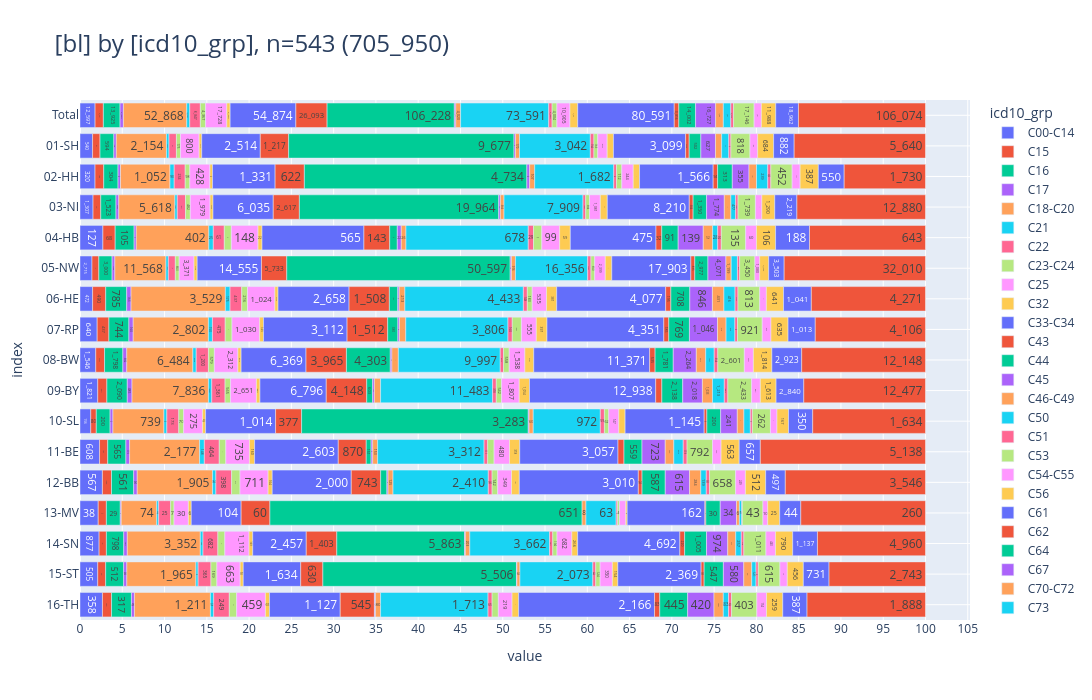

Notebook code for this chart:
### Markdown cell above
### <a id='toc1_5_2_'></a>[Diagnosegruppen](#toc0_)
- **Filter: DJ = 2024, C44 und D-Diagnosen sind eingeschlossen**

> 💡 `ZfKD`: _"Die Anteile für D-Diagnosen sind in etwa vergleichbar, die für C44 unterscheiden sich recht deutlich"_

### Code cell
_alias = "z_icd10_3d"
_df = (
    show_freqs(alias=_alias, incl_c44_and_d=True)
    .merge(dim_icd10_3d.to_df().set_index('code'), left_on=_alias, right_index=True, how="left")
    [["kkr", "code_kid", "cnt"]]
    .rename(columns={"kkr": "bl", "code_kid": "icd10_grp"})
)
_=pls.plot_stacked_bars(
    _df,
    orientation="h",
    normalize=False,
    relative=True,
    dropna=False,
    sort_values_index=False,
    show_total=True,
    height=700,
)

### Figure 1 — Plotly figure (JSON) as saved in the notebook; plotly's stock layout.template omitted (floating-point values rounded to 4 significant figures)
{"data": [{"hovertemplate": "col=C00-C14<br>value=%{x}<br>index=%{y}<br>cnt_str=%{text}<extra></extra>", "legendgroup": "C00-C14", "marker": {"color": "#636EFA", "pattern": {"shape": ""}}, "name": "C00-C14", "orientation": "h", "showlegend": true, "text": ["12_597", "540", "320", "1_307", "127", "2_715", "472", "640", "1_546", "1_821", "156", "608", "567", "38", "877", "505", "358"], "textposition": "auto", "type": "bar", "x": [12597, 540, 320, 1307, 127, 2715, 472, 640, 1546, 1821, 156, 608, 567, 38, 877, 505, 358], "xaxis": "x", "y": [" Total", "01-SH", "02-HH", "03-NI", "04-HB", "05-NW", "06-HE", "07-RP", "08-BW", "09-BY", "10-SL", "11-BE", "12-BB", "13-MV", "14-SN", "15-ST", "16-TH"], "yaxis": "y"}, {"hovertemplate": "col=C15<br>value=%{x}<br>index=%{y}<br>cnt_str=%{text}<extra></extra>", "legendgroup": "C15", "marker": {"color": "#EF553B", "pattern": {"shape": ""}}, "name": "C15", "orientation": "h", "showlegend": true, "text": ["6_915", "320", "185", "774", "68", "1_554", "490", "437", "863", "937", "80", "255", "230", "17", "335", "225", "145"], "textposition": "auto", "type": "bar", "x": [6915, 320, 185, 774, 68, 1554, 490, 437, 863, 937, 80, 255, 230, 17, 335, 225, 145], "xaxis": "x", "y": [" Total", "01-SH", "02-HH", "03-NI", "04-HB", "05-NW", "06-HE", "07-RP", "08-BW", "09-BY", "10-SL", "11-BE", "12-BB", "13-MV", "14-SN", "15-ST", "16-TH"], "yaxis": "y"}, {"hovertemplate": "col=C16<br>value=%{x}<br>index=%{y}<br>cnt_str=%{text}<extra></extra>", "legendgroup": "C16", "marker": {"color": "#00CC96", "pattern": {"shape": ""}}, "name": "C16", "orientation": "h", "showlegend": true, "text": ["13_925", "594", "304", "1_523", "105", "3_000", "785", "744", "1_798", "2_090", "200", "565", "561", "29", "798", "512", "317"], "textposition": "auto", "type": "bar", "x": [13925, 594, 304, 1523, 105, 3000, 785, 744, 1798, 2090, 200, 565, 561, 29, 798, 512, 317], "xaxis": "x", "y": [" Total", "01-SH", "02-HH", "03-NI", "04-HB", "05-NW", "06-HE", "07-RP", "08-BW", "09-BY", "10-SL", "11-BE", "12-BB", "13-MV", "14-SN", "15-ST", "16-TH"], "yaxis": "y"}, {"hovertemplate": "col=C17<br>value=%{x}<br>index=%{y}<br>cnt_str=%{text}<extra></extra>", "legendgroup": "C17", "marker": {"color": "#AB63FA", "pattern": {"shape": ""}}, "name": "C17", "orientation": "h", "showlegend": true, "text": ["2_820", "105", "53", "284", "12", "628", "163", "160", "382", "485", "41", "115", "90", "2", "162", "90", "48"], "textposition": "auto", "type": "bar", "x": [2820, 105, 53, 284, 12, 628, 163, 160, 382, 485, 41, 115, 90, 2, 162, 90, 48], "xaxis": "x", "y": [" Total", "01-SH", "02-HH", "03-NI", "04-HB", "05-NW", "06-HE", "07-RP", "08-BW", "09-BY", "10-SL", "11-BE", "12-BB", "13-MV", "14-SN", "15-ST", "16-TH"], "yaxis": "y"}, {"hovertemplate": "col=C18-C20<br>value=%{x}<br>index=%{y}<br>cnt_str=%{text}<extra></extra>", "legendgroup": "C18-C20", "marker": {"color": "#FFA15A", "pattern": {"shape": ""}}, "name": "C18-C20", "orientation": "h", "showlegend": true, "text": ["52_868", "2_154", "1_052", "5_618", "402", "11_568", "3_529", "2_802", "6_484", "7_836", "739", "2_177", "1_905", "74", "3_352", "1_965", "1_211"], "textposition": "auto", "type": "bar", "x": [52868, 2154, 1052, 5618, 402, 11568, 3529, 2802, 6484, 7836, 739, 2177, 1905, 74, 3352, 1965, 1211], "xaxis": "x", "y": [" Total", "01-SH", "02-HH", "03-NI", "04-HB", "05-NW", "06-HE", "07-RP", "08-BW", "09-BY", "10-SL", "11-BE", "12-BB", "13-MV", "14-SN", "15-ST", "16-TH"], "yaxis": "y"}, {"hovertemplate": "col=C21<br>value=%{x}<br>index=%{y}<br>cnt_str=%{text}<extra></extra>", "legendgroup": "C21", "marker": {"color": "#19D3F3", "pattern": {"shape": ""}}, "name": "C21", "orientation": "h", "showlegend": true, "text": ["2_521", "109", "90", "239", "25", "547", "175", "150", "330", "340", "42", "148", "84", "4", "124", "62", "52"], "textposition": "auto", "type": "bar", "x": [2521, 109, 90, 239, 25, 547, 175, 150, 330, 340, 42, 148, 84, 4, 124, 62, 52], "xaxis": "x", "y": [" Total", "01-SH", "02-HH", "03-NI", "04-HB", "05-NW", "06-HE", "07-RP", "08-BW", "09-BY", "10-SL", "11-BE", "12-BB", "13-MV", "14-SN", "15-ST", "16-TH"], "yaxis": "y"}, {"hovertemplate": "col=C22<br>value=%{x}<br>index=%{y}<br>cnt_str=%{text}<extra></extra>", "legendgroup": "C22", "marker": {"color": "#FF6692", "pattern": {"shape": ""}}, "name": "C22", "orientation": "h", "showlegend": true, "text": ["8_847", "319", "234", "823", "61", "1_581", "437", "475", "1_200", "1_361", "173", "464", "398", "25", "682", "365", "249"], "textposition": "auto", "type": "bar", "x": [8847, 319, 234, 823, 61, 1581, 437, 475, 1200, 1361, 173, 464, 398, 25, 682, 365, 249], "xaxis": "x", "y": [" Total", "01-SH", "02-HH", "03-NI", "04-HB", "05-NW", "06-HE", "07-RP", "08-BW", "09-BY", "10-SL", "11-BE", "12-BB", "13-MV", "14-SN", "15-ST", "16-TH"], "yaxis": "y"}, {"hovertemplate": "col=C23-C24<br>value=%{x}<br>index=%{y}<br>cnt_str=%{text}<extra></extra>", "legendgroup": "C23-C24", "marker": {"color": "#B6E880", "pattern": {"shape": ""}}, "name": "C23-C24", "orientation": "h", "showlegend": true, "text": ["4_367", "175", "98", "482", "39", "863", "216", "252", "579", "565", "70", "204", "212", "7", "319", "169", "117"], "textposition": "auto", "type": "bar", "x": [4367, 175, 98, 482, 39, 863, 216, 252, 579, 565, 70, 204, 212, 7, 319, 169, 117], "xaxis": "x", "y": [" Total", "01-SH", "02-HH", "03-NI", "04-HB", "05-NW", "06-HE", "07-RP", "08-BW", "09-BY", "10-SL", "11-BE", "12-BB", "13-MV", "14-SN", "15-ST", "16-TH"], "yaxis": "y"}, {"hovertemplate": "col=C25<br>value=%{x}<br>index=%{y}<br>cnt_str=%{text}<extra></extra>", "legendgroup": "C25", "marker": {"color": "#FF97FF", "pattern": {"shape": ""}}, "name": "C25", "orientation": "h", "showlegend": true, "text": ["17_728", "800", "428", "1_979", "148", "3_371", "1_024", "1_030", "2_312", "2_651", "275", "735", "711", "30", "1_112", "663", "459"], "textposition": "auto", "type": "bar", "x": [17728, 800, 428, 1979, 148, 3371, 1024, 1030, 2312, 2651, 275, 735, 711, 30, 1112, 663, 459], "xaxis": "x", "y": [" Total", "01-SH", "02-HH", "03-NI", "04-HB", "05-NW", "06-HE", "07-RP", "08-BW", "09-BY", "10-SL", "11-BE", "12-BB", "13-MV", "14-SN", "15-ST", "16-TH"], "yaxis": "y"}, {"hovertemplate": "col=C32<br>value=%{x}<br>index=%{y}<br>cnt_str=%{text}<extra></extra>", "legendgroup": "C32", "marker": {"color": "#FECB52", "pattern": {"shape": ""}}, "name": "C32", "orientation": "h", "showlegend": true, "text": ["2_770", "112", "56", "294", "22", "714", "118", "145", "313", "362", "43", "160", "104", "6", "169", "87", "65"], "textposition": "auto", "type": "bar", "x": [2770, 112, 56, 294, 22, 714, 118, 145, 313, 362, 43, 160, 104, 6, 169, 87, 65], "xaxis": "x", "y": [" Total", "01-SH", "02-HH", "03-NI", "04-HB", "05-NW", "06-HE", "07-RP", "08-BW", "09-BY", "10-SL", "11-BE", "12-BB", "13-MV", "14-SN", "15-ST", "16-TH"], "yaxis": "y"}, {"hovertemplate": "col=C33-C34<br>value=%{x}<br>index=%{y}<br>cnt_str=%{text}<extra></extra>", "legendgroup": "C33-C34", "marker": {"color": "#636EFA", "pattern": {"shape": ""}}, "name": "C33-C34", "orientation": "h", "showlegend": true, "text": ["54_874", "2_514", "1_331", "6_035", "565", "14_555", "2_658", "3_112", "6_369", "6_796", "1_014", "2_603", "2_000", "104", "2_457", "1_634", "1_127"], "textposition": "auto", "type": "bar", "x": [54874, 2514, 1331, 6035, 565, 14555, 2658, 3112, 6369, 6796, 1014, 2603, 2000, 104, 2457, 1634, 1127], "xaxis": "x", "y": [" Total", "01-SH", "02-HH", "03-NI", "04-HB", "05-NW", "06-HE", "07-RP", "08-BW", "09-BY", "10-SL", "11-BE", "12-BB", "13-MV", "14-SN", "15-ST", "16-TH"], "yaxis": "y"}, {"hovertemplate": "col=C43<br>value=%{x}<br>index=%{y}<br>cnt_str=%{text}<extra></extra>", "legendgroup": "C43", "marker": {"color": "#EF553B", "pattern": {"shape": ""}}, "name": "C43", "orientation": "h", "showlegend": true, "text": ["26_093", "1_217", "622", "2_617", "143", "5_733", "1_508", "1_512", "3_965", "4_148", "377", "870", "743", "60", "1_403", "630", "545"], "textposition": "auto", "type": "bar", "x": [26093, 1217, 622, 2617, 143, 5733, 1508, 1512, 3965, 4148, 377, 870, 743, 60, 1403, 630, 545], "xaxis": "x", "y": [" Total", "01-SH", "02-HH", "03-NI", "04-HB", "05-NW", "06-HE", "07-RP", "08-BW", "09-BY", "10-SL", "11-BE", "12-BB", "13-MV", "14-SN", "15-ST", "16-TH"], "yaxis": "y"}, {"hovertemplate": "col=C44<br>value=%{x}<br>index=%{y}<br>cnt_str=%{text}<extra></extra>", "legendgroup": "C44", "marker": {"color": "#00CC96", "pattern": {"shape": ""}}, "name": "C44", "orientation": "h", "showlegend": true, "text": ["106_228", "9_677", "4_734", "19_964", "42", "50_597", "314", "380", "4_303", "603", "3_283", "151", "158", "651", "5_863", "5_506", "2"], "textposition": "auto", "type": "bar", "x": [106228, 9677, 4734, 19964, 42, 50597, 314, 380, 4303, 603, 3283, 151, 158, 651, 5863, 5506, 2], "xaxis": "x", "y": [" Total", "01-SH", "02-HH", "03-NI", "04-HB", "05-NW", "06-HE", "07-RP", "08-BW", "09-BY", "10-SL", "11-BE", "12-BB", "13-MV", "14-SN", "15-ST", "16-TH"], "yaxis": "y"}, {"hovertemplate": "col=C45<br>value=%{x}<br>index=%{y}<br>cnt_str=%{text}<extra></extra>", "legendgroup": "C45", "marker": {"color": "#AB63FA", "pattern": {"shape": ""}}, "name": "C45", "orientation": "h", "showlegend": true, "text": ["1_210", "67", "59", "169", "22", "282", "53", "58", "156", "182", "12", "50", "30", "40", "14", "16"], "textposition": "auto", "type": "bar", "x": [1210, 67, 59, 169, 22, 282, 53, 58, 156, 182, 12, 50, 30, 40, 14, 16], "xaxis": "x", "y": [" Total", "01-SH", "02-HH", "03-NI", "04-HB", "05-NW", "06-HE", "07-RP", "08-BW", "09-BY", "10-SL", "11-BE", "12-BB", "14-SN", "15-ST", "16-TH"], "yaxis": "y"}, {"hovertemplate": "col=C46-C49<br>value=%{x}<br>index=%{y}<br>cnt_str=%{text}<extra></extra>", "legendgroup": "C46-C49", "marker": {"color": "#FFA15A", "pattern": {"shape": ""}}, "name": "C46-C49", "orientation": "h", "showlegend": true, "text": ["4_020", "170", "107", "366", "26", "916", "213", "236", "636", "637", "60", "153", "125", "8", "203", "84", "80"], "textposition": "auto", "type": "bar", "x": [4020, 170, 107, 366, 26, 916, 213, 236, 636, 637, 60, 153, 125, 8, 203, 84, 80], "xaxis": "x", "y": [" Total", "01-SH", "02-HH", "03-NI", "04-HB", "05-NW", "06-HE", "07-RP", "08-BW", "09-BY", "10-SL", "11-BE", "12-BB", "13-MV", "14-SN", "15-ST", "16-TH"], "yaxis": "y"}, {"hovertemplate": "col=C50<br>value=%{x}<br>index=%{y}<br>cnt_str=%{text}<extra></extra>", "legendgroup": "C50", "marker": {"color": "#19D3F3", "pattern": {"shape": ""}}, "name": "C50", "orientation": "h", "showlegend": true, "text": ["73_591", "3_042", "1_682", "7_909", "678", "16_356", "4_433", "3_806", "9_997", "11_483", "972", "3_312", "2_410", "63", "3_662", "2_073", "1_713"], "textposition": "auto", "type": "bar", "x": [73591, 3042, 1682, 7909, 678, 16356, 4433, 3806, 9997, 11483, 972, 3312, 2410, 63, 3662, 2073, 1713], "xaxis": "x", "y": [" Total", "01-SH", "02-HH", "03-NI", "04-HB", "05-NW", "06-HE", "07-RP", "08-BW", "09-BY", "10-SL", "11-BE", "12-BB", "13-MV", "14-SN", "15-ST", "16-TH"], "yaxis": "y"}, {"hovertemplate": "col=C51<br>value=%{x}<br>index=%{y}<br>cnt_str=%{text}<extra></extra>", "legendgroup": "C51", "marker": {"color": "#FF6692", "pattern": {"shape": ""}}, "name": "C51", "orientation": "h", "showlegend": true, "text": ["2_826", "154", "59", "272", "29", "741", "148", "160", "321", "378", "59", "111", "96", "3", "147", "83", "65"], "textposition": "auto", "type": "bar", "x": [2826, 154, 59, 272, 29, 741, 148, 160, 321, 378, 59, 111, 96, 3, 147, 83, 65], "xaxis": "x", "y": [" Total", "01-SH", "02-HH", "03-NI", "04-HB", "05-NW", "06-HE", "07-RP", "08-BW", "09-BY", "10-SL", "11-BE", "12-BB", "13-MV", "14-SN", "15-ST", "16-TH"], "yaxis": "y"}, {"hovertemplate": "col=C53<br>value=%{x}<br>index=%{y}<br>cnt_str=%{text}<extra></extra>", "legendgroup": "C53", "marker": {"color": "#B6E880", "pattern": {"shape": ""}}, "name": "C53", "orientation": "h", "showlegend": true, "text": ["4_004", "163", "112", "384", "46", "850", "183", "341", "558", "542", "62", "200", "142", "4", "194", "124", "99"], "textposition": "auto", "type": "bar", "x": [4004, 163, 112, 384, 46, 850, 183, 341, 558, 542, 62, 200, 142, 4, 194, 124, 99], "xaxis": "x", "y": [" Total", "01-SH", "02-HH", "03-NI", "04-HB", "05-NW", "06-HE", "07-RP", "08-BW", "09-BY", "10-SL", "11-BE", "12-BB", "13-MV", "14-SN", "15-ST", "16-TH"], "yaxis": "y"}, {"hovertemplate": "col=C54-C55<br>value=%{x}<br>index=%{y}<br>cnt_str=%{text}<extra></extra>", "legendgroup": "C54-C55", "marker": {"color": "#FF97FF", "pattern": {"shape": ""}}, "name": "C54-C55", "orientation": "h", "showlegend": true, "text": ["10_905", "407", "244", "1_081", "99", "2_399", "535", "555", "1_538", "1_807", "147", "480", "349", "13", "682", "350", "219"], "textposition": "auto", "type": "bar", "x": [10905, 407, 244, 1081, 99, 2399, 535, 555, 1538, 1807, 147, 480, 349, 13, 682, 350, 219], "xaxis": "x", "y": [" Total", "01-SH", "02-HH", "03-NI", "04-HB", "05-NW", "06-HE", "07-RP", "08-BW", "09-BY", "10-SL", "11-BE", "12-BB", "13-MV", "14-SN", "15-ST", "16-TH"], "yaxis": "y"}, {"hovertemplate": "col=C56<br>value=%{x}<br>index=%{y}<br>cnt_str=%{text}<extra></extra>", "legendgroup": "C56", "marker": {"color": "#FECB52", "pattern": {"shape": ""}}, "name": "C56", "orientation": "h", "showlegend": true, "text": ["6_470", "268", "134", "700", "59", "1_472", "381", "397", "870", "1_054", "91", "318", "198", "3", "266", "154", "105"], "textposition": "auto", "type": "bar", "x": [6470, 268, 134, 700, 59, 1472, 381, 397, 870, 1054, 91, 318, 198, 3, 266, 154, 105], "xaxis": "x", "y": [" Total", "01-SH", "02-HH", "03-NI", "04-HB", "05-NW", "06-HE", "07-RP", "08-BW", "09-BY", "10-SL", "11-BE", "12-BB", "13-MV", "14-SN", "15-ST", "16-TH"], "yaxis": "y"}, {"hovertemplate": "col=C61<br>value=%{x}<br>index=%{y}<br>cnt_str=%{text}<extra></extra>", "legendgroup": "C61", "marker": {"color": "#636EFA", "pattern": {"shape": ""}}, "name": "C61", "orientation": "h", "showlegend": true, "text": ["80_591", "3_099", "1_566", "8_210", "475", "17_903", "4_077", "4_351", "11_371", "12_938", "1_145", "3_057", "3_010", "162", "4_692", "2_369", "2_166"], "textposition": "auto", "type": "bar", "x": [80591, 3099, 1566, 8210, 475, 17903, 4077, 4351, 11371, 12938, 1145, 3057, 3010, 162, 4692, 2369, 2166], "xaxis": "x", "y": [" Total", "01-SH", "02-HH", "03-NI", "04-HB", "05-NW", "06-HE", "07-RP", "08-BW", "09-BY", "10-SL", "11-BE", "12-BB", "13-MV", "14-SN", "15-ST", "16-TH"], "yaxis": "y"}, {"hovertemplate": "col=C62<br>value=%{x}<br>index=%{y}<br>cnt_str=%{text}<extra></extra>", "legendgroup": "C62", "marker": {"color": "#EF553B", "pattern": {"shape": ""}}, "name": "C62", "orientation": "h", "showlegend": true, "text": ["3_816", "153", "94", "384", "32", "895", "195", "185", "535", "632", "39", "187", "94", "2", "220", "86", "83"], "textposition": "auto", "type": "bar", "x": [3816, 153, 94, 384, 32, 895, 195, 185, 535, 632, 39, 187, 94, 2, 220, 86, 83], "xaxis": "x", "y": [" Total", "01-SH", "02-HH", "03-NI", "04-HB", "05-NW", "06-HE", "07-RP", "08-BW", "09-BY", "10-SL", "11-BE", "12-BB", "13-MV", "14-SN", "15-ST", "16-TH"], "yaxis": "y"}, {"hovertemplate": "col=C64<br>value=%{x}<br>index=%{y}<br>cnt_str=%{text}<extra></extra>", "legendgroup": "C64", "marker": {"color": "#00CC96", "pattern": {"shape": ""}}, "name": "C64", "orientation": "h", "showlegend": true, "text": ["14_002", "502", "313", "1_350", "91", "2_977", "708", "769", "1_781", "2_138", "200", "559", "587", "30", "1_005", "547", "445"], "textposition": "auto", "type": "bar", "x": [14002, 502, 313, 1350, 91, 2977, 708, 769, 1781, 2138, 200, 559, 587, 30, 1005, 547, 445], "xaxis": "x", "y": [" Total", "01-SH", "02-HH", "03-NI", "04-HB", "05-NW", "06-HE", "07-RP", "08-BW", "09-BY", "10-SL", "11-BE", "12-BB", "13-MV", "14-SN", "15-ST", "16-TH"], "yaxis": "y"}, {"hovertemplate": "col=C67<br>value=%{x}<br>index=%{y}<br>cnt_str=%{text}<extra></extra>", "legendgroup": "C67", "marker": {"color": "#AB63FA", "pattern": {"shape": ""}}, "name": "C67", "orientation": "h", "showlegend": true, "text": ["16_727", "627", "355", "1_774", "139", "4_071", "846", "1_046", "2_264", "2_018", "241", "723", "615", "34", "974", "580", "420"], "textposition": "auto", "type": "bar", "x": [16727, 627, 355, 1774, 139, 4071, 846, 1046, 2264, 2018, 241, 723, 615, 34, 974, 580, 420], "xaxis": "x", "y": [" Total", "01-SH", "02-HH", "03-NI", "04-HB", "05-NW", "06-HE", "07-RP", "08-BW", "09-BY", "10-SL", "11-BE", "12-BB", "13-MV", "14-SN", "15-ST", "16-TH"], "yaxis": "y"}, {"hovertemplate": "col=C70-C72<br>value=%{x}<br>index=%{y}<br>cnt_str=%{text}<extra></extra>", "legendgroup": "C70-C72", "marker": {"color": "#FFA15A", "pattern": {"shape": ""}}, "name": "C70-C72", "orientation": "h", "showlegend": true, "text": ["6_433", "266", "160", "658", "52", "1_199", "431", "319", "921", "1_033", "96", "267", "284", "6", "366", "227", "148"], "textposition": "auto", "type": "bar", "x": [6433, 266, 160, 658, 52, 1199, 431, 319, 921, 1033, 96, 267, 284, 6, 366, 227, 148], "xaxis": "x", "y": [" Total", "01-SH", "02-HH", "03-NI", "04-HB", "05-NW", "06-HE", "07-RP", "08-BW", "09-BY", "10-SL", "11-BE", "12-BB", "13-MV", "14-SN", "15-ST", "16-TH"], "yaxis": "y"}, {"hovertemplate": "col=C73<br>value=%{x}<br>index=%{y}<br>cnt_str=%{text}<extra></extra>", "legendgroup": "C73", "marker": {"color": "#19D3F3", "pattern": {"shape": ""}}, "name": "C73", "orientation": "h", "showlegend": true, "text": ["6_240", "306", "239", "477", "28", "1_407", "416", "329", "834", "1_213", "93", "293", "139", "5", "257", "121", "83"], "textposition": "auto", "type": "bar", "x": [6240, 306, 239, 477, 28, 1407, 416, 329, 834, 1213, 93, 293, 139, 5, 257, 121, 83], "xaxis": "x", "y": [" Total", "01-SH", "02-HH", "03-NI", "04-HB", "05-NW", "06-HE", "07-RP", "08-BW", "09-BY", "10-SL", "11-BE", "12-BB", "13-MV", "14-SN", "15-ST", "16-TH"], "yaxis": "y"}, {"hovertemplate": "col=C81<br>value=%{x}<br>index=%{y}<br>cnt_str=%{text}<extra></extra>", "legendgroup": "C81", "marker": {"color": "#FF6692", "pattern": {"shape": ""}}, "name": "C81", "orientation": "h", "showlegend": true, "text": ["2_310", "91", "66", "242", "20", "504", "109", "96", "354", "364", "29", "119", "83", "1", "118", "65", "49"], "textposition": "auto", "type": "bar", "x": [2310, 91, 66, 242, 20, 504, 109, 96, 354, 364, 29, 119, 83, 1, 118, 65, 49], "xaxis": "x", "y": [" Total", "01-SH", "02-HH", "03-NI", "04-HB", "05-NW", "06-HE", "07-RP", "08-BW", "09-BY", "10-SL", "11-BE", "12-BB", "13-MV", "14-SN", "15-ST", "16-TH"], "yaxis": "y"}, {"hovertemplate": "col=C82-C88<br>value=%{x}<br>index=%{y}<br>cnt_str=%{text}<extra></extra>", "legendgroup": "C82-C88", "marker": {"color": "#B6E880", "pattern": {"shape": ""}}, "name": "C82-C88", "orientation": "h", "showlegend": true, "text": ["17_146", "818", "452", "1_739", "135", "3_450", "813", "921", "2_601", "2_433", "262", "792", "658", "43", "1_011", "615", "403"], "textposition": "auto", "type": "bar", "x": [17146, 818, 452, 1739, 135, 3450, 813, 921, 2601, 2433, 262, 792, 658, 43, 1011, 615, 403], "xaxis": "x", "y": [" Total", "01-SH", "02-HH", "03-NI", "04-HB", "05-NW", "06-HE", "07-RP", "08-BW", "09-BY", "10-SL", "11-BE", "12-BB", "13-MV", "14-SN", "15-ST", "16-TH"], "yaxis": "y"}, {"hovertemplate": "col=C90<br>value=%{x}<br>index=%{y}<br>cnt_str=%{text}<extra></extra>", "legendgroup": "C90", "marker": {"color": "#FF97FF", "pattern": {"shape": ""}}, "name": "C90", "orientation": "h", "showlegend": true, "text": ["6_082", "332", "171", "649", "60", "1_080", "250", "327", "891", "897", "95", "267", "249", "10", "440", "210", "154"], "textposition": "auto", "type": "bar", "x": [6082, 332, 171, 649, 60, 1080, 250, 327, 891, 897, 95, 267, 249, 10, 440, 210, 154], "xaxis": "x", "y": [" Total", "01-SH", "02-HH", "03-NI", "04-HB", "05-NW", "06-HE", "07-RP", "08-BW", "09-BY", "10-SL", "11-BE", "12-BB", "13-MV", "14-SN", "15-ST", "16-TH"], "yaxis": "y"}, {"hovertemplate": "col=C91-C95<br>value=%{x}<br>index=%{y}<br>cnt_str=%{text}<extra></extra>", "legendgroup": "C91-C95", "marker": {"color": "#FECB52", "pattern": {"shape": ""}}, "name": "C91-C95", "orientation": "h", "showlegend": true, "text": ["11_988", "684", "387", "1_290", "106", "2_046", "641", "635", "1_814", "1_613", "167", "563", "512", "25", "790", "456", "259"], "textposition": "auto", "type": "bar", "x": [11988, 684, 387, 1290, 106, 2046, 641, 635, 1814, 1613, 167, 563, 512, 25, 790, 456, 259], "xaxis": "x", "y": [" Total", "01-SH", "02-HH", "03-NI", "04-HB", "05-NW", "06-HE", "07-RP", "08-BW", "09-BY", "10-SL", "11-BE", "12-BB", "13-MV", "14-SN", "15-ST", "16-TH"], "yaxis": "y"}, {"hovertemplate": "col=C_res<br>value=%{x}<br>index=%{y}<br>cnt_str=%{text}<extra></extra>", "legendgroup": "C_res", "marker": {"color": "#636EFA", "pattern": {"shape": ""}}, "name": "C_res", "orientation": "h", "showlegend": true, "text": ["18_962", "882", "550", "2_219", "188", "3_503", "1_041", "1_013", "2_923", "2_840", "350", "657", "497", "44", "1_137", "731", "387"], "textposition": "auto", "type": "bar", "x": [18962, 882, 550, 2219, 188, 3503, 1041, 1013, 2923, 2840, 350, 657, 497, 44, 1137, 731, 387], "xaxis": "x", "y": [" Total", "01-SH", "02-HH", "03-NI", "04-HB", "05-NW", "06-HE", "07-RP", "08-BW", "09-BY", "10-SL", "11-BE", "12-BB", "13-MV", "14-SN", "15-ST", "16-TH"], "yaxis": "y"}, {"hovertemplate": "col=D<br>value=%{x}<br>index=%{y}<br>cnt_str=%{text}<extra></extra>", "legendgroup": "D", "marker": {"color": "#EF553B", "pattern": {"shape": ""}}, "name": "D", "orientation": "h", "showlegend": true, "text": ["106_074", "5_640", "1_730", "12_880", "643", "32_010", "4_271", "4_106", "12_148", "12_477", "1_634", "5_138", "3_546", "260", "4_960", "2_743", "1_888"], "textposition": "auto", "type": "bar", "x": [106074, 5640, 1730, 12880, 643, 32010, 4271, 4106, 12148, 12477, 1634, 5138, 3546, 260, 4960, 2743, 1888], "xaxis": "x", "y": [" Total", "01-SH", "02-HH", "03-NI", "04-HB", "05-NW", "06-HE", "07-RP", "08-BW", "09-BY", "10-SL", "11-BE", "12-BB", "13-MV", "14-SN", "15-ST", "16-TH"], "yaxis": "y"}], "layout": {"barmode": "relative", "barnorm": "percent", "height": 700, "legend": {"title": {"text": "icd10_grp"}, "tracegroupgap": 0, "traceorder": "normal"}, "title": {"font": {"size": 24}, "text": "[bl] by [icd10_grp], n=543 (705_950)", "xanchor": "left", "y": 0.95, "yanchor": "top"}, "width": 1600, "xaxis": {"anchor": "y", "domain": [0, 1], "dtick": 5, "gridwidth": 1, "showgrid": true, "title": {"text": "value"}}, "yaxis": {"anchor": "x", "categoryarray": ["16-TH", "15-ST", "14-SN", "13-MV", "12-BB", "11-BE", "10-SL", "09-BY", "08-BW", "07-RP", "06-HE", "05-NW", "04-HB", "03-NI", "02-HH", "01-SH", " Total"], "categoryorder": "array", "domain": [0, 1], "gridwidth": 1, "showgrid": true, "title": {"text": "index"}}}}
